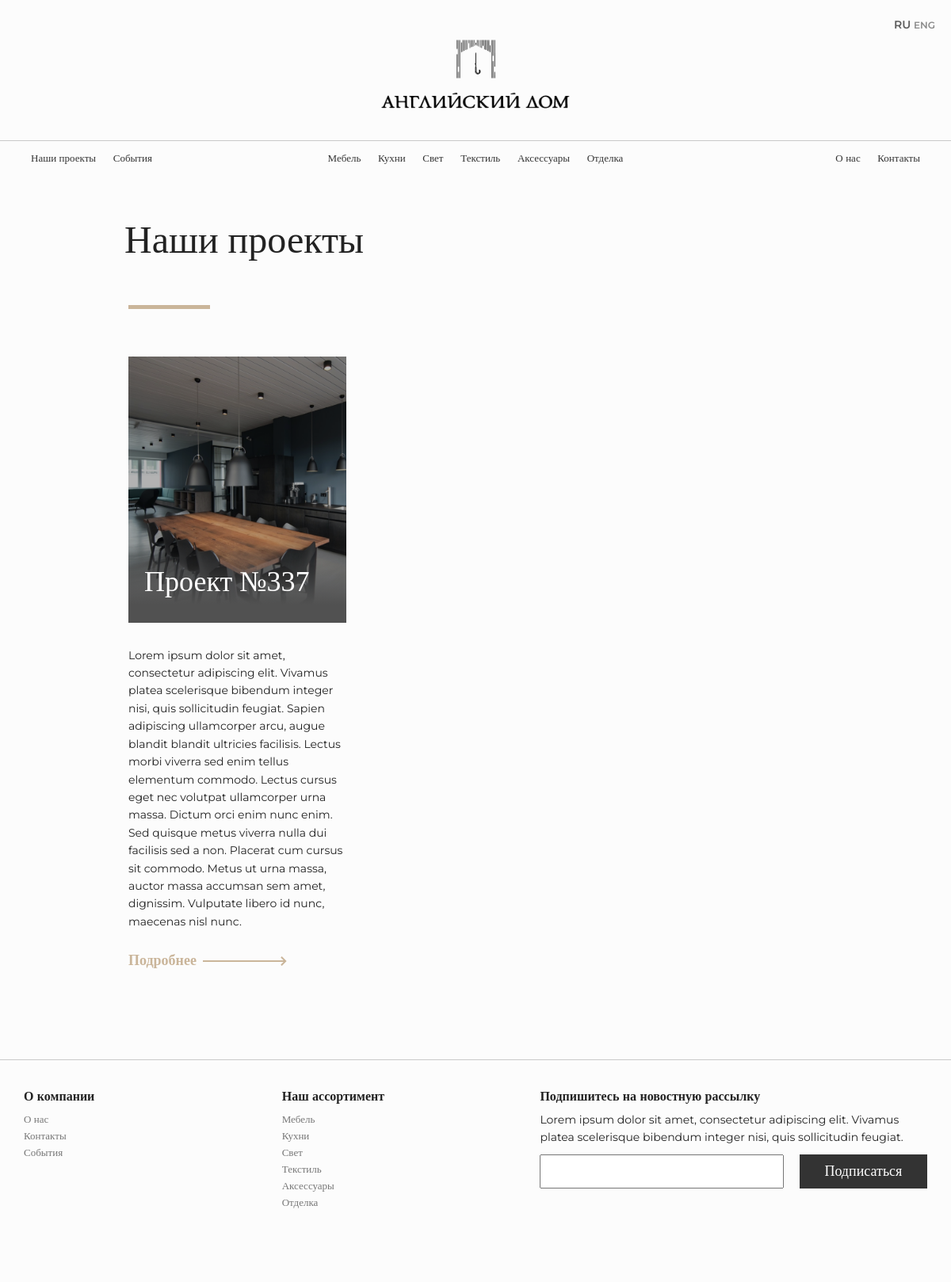
The app's page /portfolio with its own data.
### main/models.py (models this page shows, shortened)
class Project(models.Model):
    title_ru = models.CharField('Название проекта' ,max_length=200, null=True)
    title_eng = models.CharField('Название проекта eng' ,max_length=200, null=True)
    detail_image_1 = models.ImageField('Внутреннее изображение', upload_to='images/products/detail/', null=True, blank=True)
    detail_image_2 = models.ImageField('Внутреннее изображение', upload_to='images/products/detail/', null=True, blank=True)
    detail_image_3 = models.ImageField('Внутреннее изображение', upload_to='images/products/detail/', null=True, blank=True)
    detail_image_4 = models.ImageField('Внутреннее изображение', upload_to='images/products/detail/', null=True, blank=True)
    target_text_ru = models.TextField('Цель проекта на ru')
    preview_image = models.ImageField('Превью',upload_to='images/products/', null=True, blank=True)
    target_text_eng = models.TextField('цель проекта на eng')
    description_text_ru = models.TextField('Описание на ru')
    description_text_eng = models.TextField('Описание на eng')
    class Meta:
        verbose_name = "Проект в портфолио"
        verbose_name_plural = "Проекты в портфолию"

### main/views.py (the view)
# urls.py: path('portfolio', Portfolio.as_view(),name='portfolio'),
class Portfolio(ListView):
    model = Event
    template_name = 'main/portfolio.html'
    def get_context_data(self, **kwargs):
        context = super().get_context_data(**kwargs)
        context["projects"] = Project.objects.all()
        return context

### main/templates/main/portfolio.html
{% extends 'main/base.html' %} {% block content %} {% load static %}
<div class="content">
{% if projects %}
    <div class="section-part">
        <h1 class="caption">Наши проекты</h1>
    </div>
    <section class="portfolio">
        {% for project in  projects %}
            <div class="portfolio-item">
                <img class="cover" src="media/{{ project.preview_image }}" alt="">
                <h3 class="title">{{project.title_ru }}</h3>
                <p>{{ project.description_text_ru }}</p>
                <a href="portfolio/{{ project.pk }}" class="more-button">Подробнее <img src="{% static 'img/more-button-arrow.svg' %}" alt=""></a>
            </div>
        {% endfor %}
    </section>
{% endif %}
</div>
{% endblock %}

### main/static/css/main.css (style rules this page uses)
:root { --brown: #CAB59A; --white: #FCFCFC; }
html, body, span, h1, h2, h3, h4, h5, h6, p, a { color: #222; font-family: Montserrat; font-style: normal; font-weight: normal; font-size: 14px; line-height: 160%; text-decoration: none; margin: 10px 0; }
body { color: var(--white); background: var(--white); overflow-x: hidden; }
section.portfolio { grid-template-columns: 1fr 1fr 1fr; grid-column-gap: 25px; grid-row-gap: 40px; margin-bottom: 50px; }

### main/static/css/components.css (style rules this page uses)
h1.caption { font-family: Playfair Display; font-style: normal; font-weight: normal; font-size: 48px; line-height: 64px; margin-left: -5px; }
h1.caption:after { content: ''; display: block; margin-top: 50px; width: 103px; height: 5px; background: var(--brown); margin-left: 5px; }
a.more-button { font-family: Montserrat; font-weight: 600; font-size: 18px; line-height: 160%; color: var(--brown); }
a.more-button img { transform: translate(0, 7px); user-select: none; transition: all .3s; margin: 0 3px; max-width: 114px; }
.portfolio-item { width: 100%; display: grid; grid-template-columns: 1fr; }
.portfolio-item img.cover { transition: all .3s; grid-row: 1/2; grid-column: 1/2; --webkit-filter: brightness(70%); filter: brightness(70%); -webkit-user-select: none; -moz-user-select: none; -ms-user-select: none; user-select: none; width: 100%; }
.portfolio-item h3.title { transition: all .3s; margin: 0; font-family: Playfair Display; font-size: 36px; line-height: 44px; color: #FFFFFF; padding: 30px 20px; grid-row: 1/2; grid-column: 1/2; align-self: end; z-index: 1; cursor: pointer; pointer-events: none; background: linear-gradient(360deg, #515151 22.44%, rgba(0, 0, 0, 0) 95.73%); }
.portfolio-item p { margin-top: 30px; }
.section-part { margin-top: 40px; display: grid; grid-template-columns: 1fr 1fr; align-items: center; }
section { display: grid; width: 100%; padding: 50px 0; }
.content { box-sizing: border-box; width: 100vw; padding: 0 13.5vw; }

### records on screen
Project: preview_image (picture), description_text_ru "Lorem ipsum dolor sit amet, consectetur adipiscing elit. Vivamus platea scelerisque bibendum integer nisi, quis sollicitudin feugiat. Sapien adipiscing ullamcorper arcu, augue blandit blandit ultricies facilisis. Lectus morbi viverra sed enim tellus elementum commodo. Lectus cursus eget nec volutpat ullamcorper urna massa. Dictum orci enim nunc enim. Sed quisque metus viverra nulla dui facilisis sed a non. Placerat cum cursus sit commodo. Metus ut urna massa, auctor massa accumsan sem amet, dignissim. Vulputate libero id nunc, maecenas nisl nunc."
